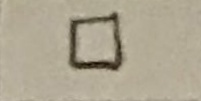
#> input picture Models/dataset/symbols/box/Cell_0_Test_13.jpg, 201 x 101 px, found by its file name; its folder holds only this picture in this run
$ python model_symbols.py
#> lines starting #> are read from the running program, lines starting #| are printed output that depends on the picture
import os
import cv2
import numpy as np
from skimage.feature import hog
from skimage import exposure
from sklearn.model_selection import train_test_split
from sklearn.neighbors import KNeighborsClassifier
from sklearn import metrics
import joblib
import random
from sklearn.neighbors import KNeighborsClassifier
from sklearn.neural_network import MLPClassifier
from sklearn import svm

target_img_size = (32, 32)
random_seed = 42
random.seed(random_seed)
np.random.seed(random_seed)

# Function to extract HOG features from an image
def extract_hog_features(img):
    img = cv2.resize(img, dsize=target_img_size)
    win_size = (32, 32)
    cell_size = (4, 4)
    block_size_in_cells = (2, 2)

    block_size = (block_size_in_cells[1] * cell_size[1], block_size_in_cells[0] * cell_size[0])
    block_stride = (cell_size[1], cell_size[0])
    nbins = 9  # Number of orientation bins
    hog = cv2.HOGDescriptor(win_size, block_size, block_stride, cell_size, nbins)
    h = hog.compute(img)
    h = h.flatten()
    return h.flatten()

# Function to load images and labels from the dataset
def load_dataset_symbols(root_folder):
#> called with root_folder = 'Models/dataset/symbols'
    features = []
    labels = []
    label_names = []  # To store the label names corresponding to each label

    label_index = 0
    for label_name in os.listdir(root_folder):
        label_folder = os.path.join(root_folder, label_name)
        if os.path.isdir(label_folder):
            for filename in os.listdir(label_folder):
                if filename.endswith(".jpg"):
                    img_path = os.path.join(label_folder, filename)
                    img = cv2.imread(img_path, 0)
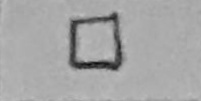
#> img: shape (101, 201); min 11, max 192, mean 166.4
                    features.append(extract_hog_features(img))
#> in extract_hog_features, `img = cv2.resize(img, dsize=target_img_size)`:
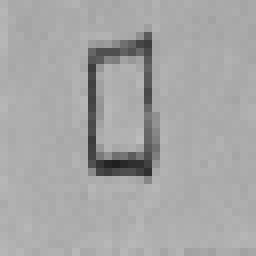
#> img: shape (32, 32) (shown 8 times larger); min 31, max 188, mean 166.3
#> in extract_hog_features, `h = hog.compute(img)`: h = 1764 values, max 0.48 at index 378, min 0 at index 111, mean 0.128
                    labels.append(label_index)
                    label_names.append(label_name)
            label_index += 1
#> pass 2 of the loop in load_dataset_symbols, `for label_name in os.listdir(root_folder):`:
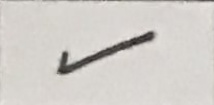
#> input picture Models/dataset/symbols/correct/Cell_13_Test_8.jpg, 214 x 105 px, found by its file name
#> in extract_hog_features (call 2), `img = cv2.resize(img, dsize=target_img_size)`:
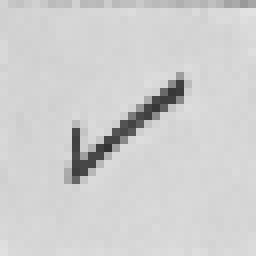
#> img: shape (32, 32) (shown 8 times larger); min 50, max 226, mean 206.9
#> h = 1764 values, max 0.49 at index 355, min 0 at index 183, mean 0.127
#> label_index = 2
#> pass 3 of the loop in load_dataset_symbols, `for label_name in os.listdir(root_folder):`:
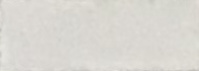
#> input picture Models/dataset/symbols/empty/Cell_0_Test_1.jpg, 199 x 71 px, found by its file name
#> in extract_hog_features (call 4), `img = cv2.resize(img, dsize=target_img_size)`:
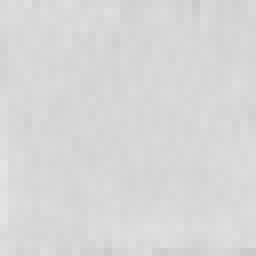
#> img: shape (32, 32) (shown 8 times larger); min 202, max 228, mean 215.4
#> h = 1764 values, max 0.332 at index 1129, min 0 at index 39, mean 0.143
#> label_index = 3

    return np.array(features), np.array(labels), label_names

classifiers = {
    'SVM': svm.LinearSVC(random_state=random_seed),
    'KNN': KNeighborsClassifier(n_neighbors=7),
    'NN': MLPClassifier(solver='sgd', random_state=random_seed, hidden_layer_sizes=(500,), max_iter=20, verbose=1)
}

dataset_root_symbols = "Models/dataset/symbols"

def run_experiment():
    features, labels, label_names = load_dataset_symbols(dataset_root_symbols)

    train_features, test_features, train_labels, test_labels = train_test_split(
        features, label_names, test_size=0.2, random_state=random_seed)

    for model_name, model in classifiers.items():
        print('############## Training', model_name, "##############")
        # Train the model only on the training features
        model.fit(train_features, train_labels)

        # Test the model on images it hasn't seen before
        accuracy = model.score(test_features, test_labels)

        print(model_name, 'accuracy:', accuracy*100, '%')

        # Save the SVM model
        if model_name == 'SVM':
            model_filename = "svm_model_symbols.joblib"
            joblib.dump(model, model_filename)
            print("Saved SVM model to:", model_filename)

#> (the run stopped early here; a loop or call above may not have finished)
